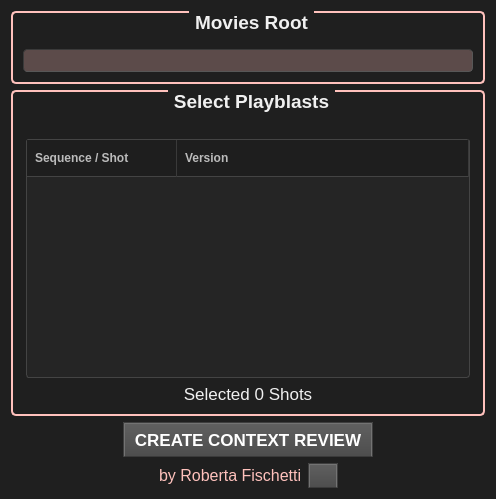
<?xml version="1.0" encoding="UTF-8"?>
<ui version="4.0">
 <class>wg_playblastReviewer</class>
 <widget class="QWidget" name="wg_playblastReviewer">
  <property name="geometry">
   <rect>
    <x>0</x>
    <y>0</y>
    <width>496</width>
    <height>483</height>
   </rect>
  </property>
  <property name="maximumSize">
   <size>
    <width>800</width>
    <height>600</height>
   </size>
  </property>
  <property name="font">
   <font>
    <family>Tahoma</family>
    <pointsize>13</pointsize>
   </font>
  </property>
  <property name="windowTitle">
   <string>Playblast In-Context Reviewer</string>
  </property>
  <property name="styleSheet">
   <string notr="true">/*
Dark Console Style Sheet for QT Applications
Author: Jaime A. Quiroga P.
Company: GTRONICK
Last updated: 24/05/2018, 17:12.
Available at: https://github.com/GTRONICK/QSS/blob/master/ConsoleStyle.qss
*/
QWidget {
	
	background-color: rgb(31, 31, 31);
	color: rgb(240, 240, 240);
	border-color: rgb(58, 58, 58);
}

QPlainTextEdit {
	background-color:rgb(0, 0, 0);
	color: rgb(200, 200, 200);
	selection-background-color: rgb(255, 153, 0);
	selection-color: rgb(0, 0, 0);
}

QTabWidget::pane {
    	border-top: 1px solid #000000;
}

QTabBar::tab {
 	background-color:rgb(0, 0, 0);
 	border-style: outset;
	border-width: 1px;
	border-right-color: qlineargradient(spread:pad, x1:0.4, y1:0.5, x2:0.6, y2:0.5, stop:0 rgba(115, 115, 115, 255), stop:1 rgba(62, 62, 62, 255));
	border-left-color: qlineargradient(spread:pad, x1:0.6, y1:0.5, x2:0.4, y2:0.5, stop:0 rgba(115, 115, 115, 255), stop:1 rgba(62, 62, 62, 255));
  border-bottom-color: rgb(58, 58, 58);
	border-bottom-width: 1px;
	border-top-width: 0px;
	border-style: solid;
	color: rgb(255, 153, 0);
	padding: 4px;
}

QTabBar::tab:selected, QTabBar::tab:hover {
   color: rgb(255, 255, 255);
   background-color:rgb(0, 0, 0);
   border-color:rgb(42, 42, 42);
   margin-left: 0px;
   margin-right: 0px;
   border-bottom-right-radius:4px;
   border-bottom-left-radius:4px;
}

QTabBar::tab:last:selected {
  background-color:rgb(0, 0, 0);
	border-color:rgb(42, 42, 42);
	margin-left: 0px;
  	margin-right: 0px;
	border-bottom-right-radius:4px;
	border-bottom-left-radius:4px;
}

QTabBar::tab:!selected {
   margin-bottom: 4px;
   border-bottom-right-radius:4px;
   border-bottom-left-radius:4px;
}

QPushButton{
	border-style: outset;
	border-width: 2px;
	border-top-color: qlineargradient(spread:pad, x1:0.5, y1:0.6, x2:0.5, y2:0.4, stop:0 rgba(115, 115, 115, 255), stop:1 rgba(62, 62, 62, 255));
	border-right-color: qlineargradient(spread:pad, x1:0.4, y1:0.5, x2:0.6, y2:0.5, stop:0 rgba(115, 115, 115, 255), stop:1 rgba(62, 62, 62, 255));
	border-left-color: qlineargradient(spread:pad, x1:0.6, y1:0.5, x2:0.4, y2:0.5, stop:0 rgba(115, 115, 115, 255), stop:1 rgba(62, 62, 62, 255));
	border-bottom-color: rgb(58, 58, 58);
	border-bottom-width: 1px;
	border-style: solid;
	color: rgb(255, 255, 255);
	padding: 6px;
	background-color: qlineargradient(spread:pad, x1:0.5, y1:1, x2:0.5, y2:0, stop:0 rgba(77, 77, 77, 255), stop:1 rgba(97, 97, 97, 255));
}

QPushButton:hover{
	border-style: outset;
	border-width: 2px;
	border-top-color: qlineargradient(spread:pad, x1:0.5, y1:0.6, x2:0.5, y2:0.4, stop:0 rgba(180, 180, 180, 255), stop:1 rgba(110, 110, 110, 255));
	border-right-color: qlineargradient(spread:pad, x1:0.4, y1:0.5, x2:0.6, y2:0.5, stop:0 rgba(180, 180, 180, 255), stop:1 rgba(110, 110, 110, 255));
	border-left-color: qlineargradient(spread:pad, x1:0.6, y1:0.5, x2:0.4, y2:0.5, stop:0 rgba(180, 180, 180, 255), stop:1 rgba(110, 110, 110, 255));
	border-bottom-color: rgb(115, 115, 115);
	border-bottom-width: 1px;
	border-style: solid;
	color: rgb(255, 255, 255);
	padding: 6px;
	background-color: qlineargradient(spread:pad, x1:0.5, y1:1, x2:0.5, y2:0, stop:0 rgba(107, 107, 107, 255), stop:1 rgba(157, 157, 157, 255));
}

QPushButton:pressed{
	border-style: outset;
	border-width: 2px;
	border-top-color: qlineargradient(spread:pad, x1:0.5, y1:0.6, x2:0.5, y2:0.4, stop:0 rgba(62, 62, 62, 255), stop:1 rgba(22, 22, 22, 255));
	border-right-color: qlineargradient(spread:pad, x1:0.4, y1:0.5, x2:0.6, y2:0.5, stop:0 rgba(115, 115, 115, 255), stop:1 rgba(62, 62, 62, 255));
	border-left-color: qlineargradient(spread:pad, x1:0.6, y1:0.5, x2:0.4, y2:0.5, stop:0 rgba(115, 115, 115, 255), stop:1 rgba(62, 62, 62, 255));
	border-bottom-color: rgb(58, 58, 58);
	border-bottom-width: 1px;
	border-style: solid;
	color: rgb(255, 255, 255);
	padding: 6px;
	background-color: qlineargradient(spread:pad, x1:0.5, y1:1, x2:0.5, y2:0, stop:0 rgba(77, 77, 77, 255), stop:1 rgba(97, 97, 97, 255));
}

QPushButton:disabled{
	border-style: outset;
	border-width: 2px;
	border-top-color: qlineargradient(spread:pad, x1:0.5, y1:0.6, x2:0.5, y2:0.4, stop:0 rgba(115, 115, 115, 255), stop:1 rgba(62, 62, 62, 255));
	border-right-color: qlineargradient(spread:pad, x1:0.4, y1:0.5, x2:0.6, y2:0.5, stop:0 rgba(115, 115, 115, 255), stop:1 rgba(62, 62, 62, 255));
	border-left-color: qlineargradient(spread:pad, x1:0.6, y1:0.5, x2:0.4, y2:0.5, stop:0 rgba(115, 115, 115, 255), stop:1 rgba(62, 62, 62, 255));
	border-bottom-color: rgb(58, 58, 58);
	border-bottom-width: 1px;
	border-style: solid;
	color: rgb(0, 0, 0);
	padding: 6px;
	background-color: qlineargradient(spread:pad, x1:0.5, y1:1, x2:0.5, y2:0, stop:0 rgba(57, 57, 57, 255), stop:1 rgba(77, 77, 77, 255));
}

QLineEdit {
	border-width: 1px; border-radius: 4px;
	border-color: rgb(58, 58, 58);
	border-style: inset;
	padding: 0 8px;
	color: rgb(255, 255, 255);
	background:rgb(101, 101, 101);
	selection-background-color: rgb(187, 187, 187);
	selection-color: rgb(60, 63, 65);
}

QProgressBar {
	text-align: center;
	color: rgb(255, 255, 255);
	border-width: 1px; 
	border-radius: 10px;
	border-color: rgb(58, 58, 58);
	border-style: inset;
}

QProgressBar::chunk {
	background-color: qlineargradient(spread:pad, x1:0.5, y1:0.7, x2:0.5, y2:0.3, stop:0 rgba(0, 200, 0, 255), stop:1 rgba(30, 230, 30, 255));
	border-radius: 10px;
}

QMenuBar {
	background:rgb(0, 0, 0);
	color: rgb(255, 153, 0);
}

QMenuBar::item {
  	spacing: 3px; 
	padding: 1px 4px;
  	background: transparent;
}

QMenuBar::item:selected { 
  	background:rgb(115, 115, 115);
}

QMenu {
	border-width: 2px; 
	border-radius: 10px;
	border-color: rgb(255, 153, 0);
	border-style: outset;
}

QMenu::item {
	spacing: 3px; 
	padding: 3px 15px;
}

QMenu::item:selected {
	spacing: 3px; 
	padding: 3px 15px;
	background:rgb(115, 115, 115);
	color:rgb(255, 255, 255);
	border-width: 1px; 
	border-radius: 10px;
	border-color: rgb(58, 58, 58);
	border-style: inset;
}

QCheckBox {
    spacing: 8px;
    color: white;
    font-size: 14px;
}

QCheckBox::indicator {
    width: 15px;
    height: 15px;
}

QCheckBox::indicator:unchecked {
	background-color: rgba(255, 193, 188, 125);
    border: 1px solid white;
    border-radius: 3px;
}
</string>
  </property>
  <layout class="QVBoxLayout" name="lay_playblastReviewer">
   <item>
    <widget class="QGroupBox" name="gb_moviesRoot">
     <property name="font">
      <font>
       <family>Tahoma</family>
       <pointsize>14</pointsize>
       <weight>75</weight>
       <bold>true</bold>
      </font>
     </property>
     <property name="autoFillBackground">
      <bool>false</bool>
     </property>
     <property name="styleSheet">
      <string notr="true">QGroupBox {
    border: 2px solid rgb(255, 193, 188);
    border-radius: 5px;
	margin-top: 1ex; /* leave space at the top for the title */
}

QGroupBox::title {
    subcontrol-origin: margin;
    subcontrol-position: top center; /* position at the top center */
    padding: 0 3px;
}</string>
     </property>
     <property name="title">
      <string>Movies Root</string>
     </property>
     <property name="alignment">
      <set>Qt::AlignCenter</set>
     </property>
     <layout class="QVBoxLayout" name="verticalLayout_2">
      <item>
       <layout class="QHBoxLayout" name="lay_moviesRoot">
        <item>
         <widget class="QLineEdit" name="le_moviesRoot">
          <property name="font">
           <font>
            <family>Tahoma</family>
            <pointsize>12</pointsize>
           </font>
          </property>
          <property name="styleSheet">
           <string notr="true">background-color: rgba(255, 193, 188, 70);</string>
          </property>
          <property name="readOnly">
           <bool>true</bool>
          </property>
         </widget>
        </item>
       </layout>
      </item>
     </layout>
    </widget>
   </item>
   <item>
    <widget class="QGroupBox" name="qb_selectPlayblasts">
     <property name="font">
      <font>
       <family>Tahoma</family>
       <pointsize>14</pointsize>
       <weight>75</weight>
       <bold>true</bold>
      </font>
     </property>
     <property name="styleSheet">
      <string notr="true">QGroupBox {
    border: 2px solid rgb(255, 193, 188);
    border-radius: 5px;
	margin-top: 1ex; /* leave space at the top for the title */
}

QGroupBox::title {
    subcontrol-origin: margin;
    subcontrol-position: top center; /* position at the top center */
    padding: 0 3px;
}</string>
     </property>
     <property name="title">
      <string>Select Playblasts</string>
     </property>
     <layout class="QVBoxLayout" name="verticalLayout">
      <property name="spacing">
       <number>6</number>
      </property>
      <property name="leftMargin">
       <number>12</number>
      </property>
      <property name="topMargin">
       <number>20</number>
      </property>
      <property name="rightMargin">
       <number>12</number>
      </property>
      <item>
       <widget class="QTreeWidget" name="tw_playblastsTree">
        <property name="sizePolicy">
         <sizepolicy hsizetype="MinimumExpanding" vsizetype="MinimumExpanding">
          <horstretch>0</horstretch>
          <verstretch>0</verstretch>
         </sizepolicy>
        </property>
        <property name="minimumSize">
         <size>
          <width>444</width>
          <height>239</height>
         </size>
        </property>
        <property name="font">
         <font>
          <family>Tahoma</family>
          <pointsize>12</pointsize>
         </font>
        </property>
        <property name="layoutDirection">
         <enum>Qt::LeftToRight</enum>
        </property>
        <property name="styleSheet">
         <string notr="true">/* ============================================================
   TREE WIDGET
   ============================================================ */

QTreeWidget {
    background-color: #252525;
    alternate-background-color: #2d2d2d;

    color: #e6e6e6;

    border: 1px solid #444444;
    border-radius: 3px;

    outline: none;

    show-decoration-selected: 1;
}


/* ============================================================
   TREE — ITEMS
   ============================================================ */

QTreeWidget::item {
    background-color: transparent;

    border: 1px solid transparent;

    padding: 5px 4px;
}


/* Hover */

QTreeWidget::item:hover {
    background-color: rgba(255, 193, 188, 51);
}


/* Selected */

QTreeWidget::item:selected {
	background-color: rgba(255, 193, 188, 51);
	
	color: rgba(255, 193, 188, 76);
    
    border: 1px solid white;
}


/* ============================================================
   TREE — BRANCHES
   ============================================================ */

/*
    We deliberately don't use the vline.png / branch images
    from the example stylesheet.

    Qt will therefore use its native branch indicators.
*/

QTreeWidget::branch {
    background-color: transparent;
}


/* ============================================================
   TREE — CHECKBOXES
   ============================================================ */

QTreeWidget::indicator {
    width: 14px;
    height: 14px;
}




/* ============================================================
   TREE — HEADER
   ============================================================ */

QHeaderView {
    background-color: #1e1e1e;
}


QHeaderView::section {
    background-color: #1e1e1e;

    color: #bbbbbb;

    padding: 6px 8px;

    border: none;
    border-right: 1px solid #3a3a3a;
    border-bottom: 1px solid #444444;

    font-weight: bold;
}


/* Header hover */

</string>
        </property>
        <property name="frameShape">
         <enum>QFrame::Panel</enum>
        </property>
        <property name="frameShadow">
         <enum>QFrame::Raised</enum>
        </property>
        <property name="indentation">
         <number>40</number>
        </property>
        <property name="uniformRowHeights">
         <bool>true</bool>
        </property>
        <property name="itemsExpandable">
         <bool>false</bool>
        </property>
        <property name="allColumnsShowFocus">
         <bool>true</bool>
        </property>
        <property name="headerHidden">
         <bool>false</bool>
        </property>
        <property name="expandsOnDoubleClick">
         <bool>true</bool>
        </property>
        <property name="columnCount">
         <number>2</number>
        </property>
        <attribute name="headerVisible">
         <bool>true</bool>
        </attribute>
        <attribute name="headerCascadingSectionResizes">
         <bool>false</bool>
        </attribute>
        <attribute name="headerDefaultSectionSize">
         <number>150</number>
        </attribute>
        <attribute name="headerHighlightSections">
         <bool>false</bool>
        </attribute>
        <attribute name="headerMinimumSectionSize">
         <number>50</number>
        </attribute>
        <attribute name="headerShowSortIndicator" stdset="0">
         <bool>false</bool>
        </attribute>
        <attribute name="headerStretchLastSection">
         <bool>true</bool>
        </attribute>
        <column>
         <property name="text">
          <string>Sequence / Shot</string>
         </property>
         <property name="font">
          <font>
           <family>Tahoma</family>
           <pointsize>13</pointsize>
           <weight>75</weight>
           <bold>true</bold>
           <kerning>true</kerning>
          </font>
         </property>
        </column>
        <column>
         <property name="text">
          <string>Version</string>
         </property>
         <property name="font">
          <font>
           <family>Tahoma</family>
           <pointsize>13</pointsize>
           <weight>75</weight>
           <bold>true</bold>
          </font>
         </property>
         <property name="textAlignment">
          <set>AlignLeading|AlignVCenter</set>
         </property>
        </column>
       </widget>
      </item>
      <item>
       <widget class="QLabel" name="tl_shotsSelected">
        <property name="font">
         <font>
          <family>Tahoma</family>
          <pointsize>13</pointsize>
         </font>
        </property>
        <property name="layoutDirection">
         <enum>Qt::LeftToRight</enum>
        </property>
        <property name="frameShape">
         <enum>QFrame::NoFrame</enum>
        </property>
        <property name="text">
         <string>Selected 0 Shots</string>
        </property>
        <property name="alignment">
         <set>Qt::AlignCenter</set>
        </property>
       </widget>
      </item>
     </layout>
    </widget>
   </item>
   <item>
    <layout class="QHBoxLayout" name="lay_contextReview">
     <property name="leftMargin">
      <number>12</number>
     </property>
     <property name="rightMargin">
      <number>12</number>
     </property>
     <property name="bottomMargin">
      <number>0</number>
     </property>
     <item>
      <widget class="QPushButton" name="btn_createContextReview">
       <property name="sizePolicy">
        <sizepolicy hsizetype="Maximum" vsizetype="Maximum">
         <horstretch>0</horstretch>
         <verstretch>0</verstretch>
        </sizepolicy>
       </property>
       <property name="minimumSize">
        <size>
         <width>0</width>
         <height>0</height>
        </size>
       </property>
       <property name="maximumSize">
        <size>
         <width>250</width>
         <height>100</height>
        </size>
       </property>
       <property name="font">
        <font>
         <family>Tahoma</family>
         <pointsize>13</pointsize>
         <weight>75</weight>
         <bold>true</bold>
        </font>
       </property>
       <property name="text">
        <string>CREATE CONTEXT REVIEW</string>
       </property>
      </widget>
     </item>
    </layout>
   </item>
   <item>
    <widget class="QFrame" name="qf_footer">
     <property name="styleSheet">
      <string notr="true"/>
     </property>
     <layout class="QHBoxLayout" name="lay_footer">
      <property name="leftMargin">
       <number>0</number>
      </property>
      <property name="topMargin">
       <number>0</number>
      </property>
      <property name="rightMargin">
       <number>0</number>
      </property>
      <property name="bottomMargin">
       <number>0</number>
      </property>
      <item>
       <spacer name="horizontalSpaceleft">
        <property name="orientation">
         <enum>Qt::Horizontal</enum>
        </property>
        <property name="sizeHint" stdset="0">
         <size>
          <width>40</width>
          <height>20</height>
         </size>
        </property>
       </spacer>
      </item>
      <item>
       <widget class="QLabel" name="lb_developer">
        <property name="font">
         <font>
          <family>Tahoma</family>
          <pointsize>12</pointsize>
         </font>
        </property>
        <property name="styleSheet">
         <string notr="true">color: rgb(255, 193, 188);</string>
        </property>
        <property name="text">
         <string>by Roberta Fischetti</string>
        </property>
        <property name="wordWrap">
         <bool>false</bool>
        </property>
       </widget>
      </item>
      <item>
       <widget class="QPushButton" name="btn_help">
        <property name="maximumSize">
         <size>
          <width>30</width>
          <height>25</height>
         </size>
        </property>
        <property name="toolTip">
         <string>Help: go to wiki</string>
        </property>
        <property name="text">
         <string/>
        </property>
        <property name="icon">
         <iconset resource="playblastReviewerUI.qrc">
          <normaloff>:/reviewer/img/btn_help.png</normaloff>:/reviewer/img/btn_help.png</iconset>
        </property>
       </widget>
      </item>
      <item>
       <spacer name="horizontalSpacerright">
        <property name="orientation">
         <enum>Qt::Horizontal</enum>
        </property>
        <property name="sizeHint" stdset="0">
         <size>
          <width>40</width>
          <height>20</height>
         </size>
        </property>
       </spacer>
      </item>
     </layout>
    </widget>
   </item>
  </layout>
 </widget>
 <resources>
  <include location="playblastReviewerUI.qrc"/>
 </resources>
 <connections/>
</ui>
